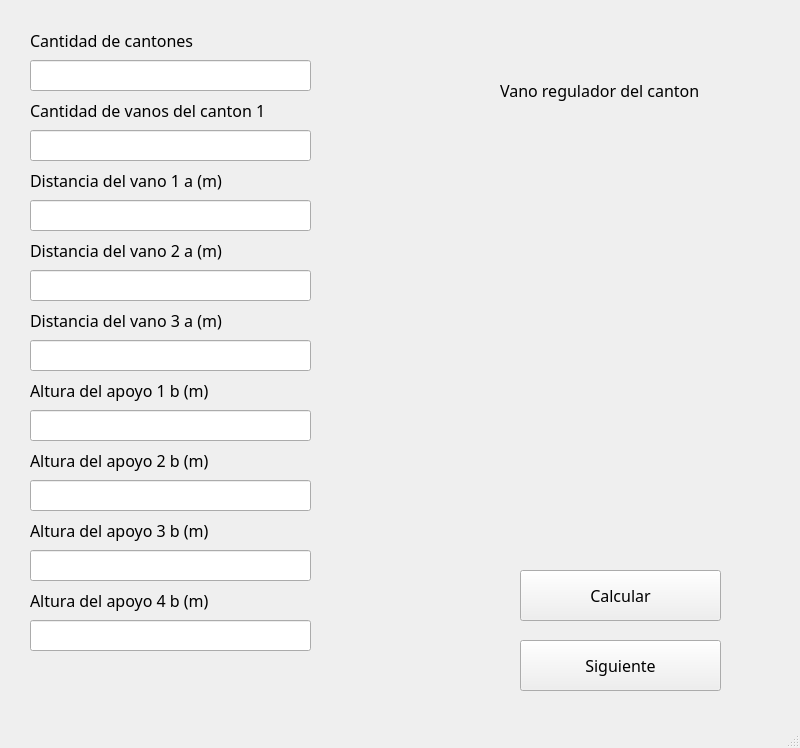
<?xml version="1.0" encoding="UTF-8"?>
<ui version="4.0">
 <class>cantones</class>
 <widget class="QMainWindow" name="cantones">
  <property name="geometry">
   <rect>
    <x>0</x>
    <y>0</y>
    <width>800</width>
    <height>748</height>
   </rect>
  </property>
  <property name="windowTitle">
   <string>MainWindow</string>
  </property>
  <widget class="QWidget" name="centralwidget">
   <widget class="QLabel" name="label_4">
    <property name="geometry">
     <rect>
      <x>30</x>
      <y>20</y>
      <width>441</width>
      <height>41</height>
     </rect>
    </property>
    <property name="font">
     <font>
      <family>Poppins</family>
      <pointsize>12</pointsize>
     </font>
    </property>
    <property name="text">
     <string>Cantidad de cantones</string>
    </property>
   </widget>
   <widget class="QLabel" name="label_5">
    <property name="geometry">
     <rect>
      <x>30</x>
      <y>90</y>
      <width>441</width>
      <height>41</height>
     </rect>
    </property>
    <property name="font">
     <font>
      <family>Poppins</family>
      <pointsize>12</pointsize>
     </font>
    </property>
    <property name="text">
     <string>Cantidad de vanos del canton 1</string>
    </property>
   </widget>
   <widget class="QLabel" name="label_6">
    <property name="geometry">
     <rect>
      <x>30</x>
      <y>160</y>
      <width>441</width>
      <height>41</height>
     </rect>
    </property>
    <property name="font">
     <font>
      <family>Poppins</family>
      <pointsize>12</pointsize>
     </font>
    </property>
    <property name="text">
     <string>Distancia del vano 1 a (m) </string>
    </property>
   </widget>
   <widget class="QLabel" name="label_7">
    <property name="geometry">
     <rect>
      <x>30</x>
      <y>230</y>
      <width>441</width>
      <height>41</height>
     </rect>
    </property>
    <property name="font">
     <font>
      <family>Poppins</family>
      <pointsize>12</pointsize>
     </font>
    </property>
    <property name="text">
     <string>Distancia del vano 2 a (m) </string>
    </property>
   </widget>
   <widget class="QLabel" name="label_8">
    <property name="geometry">
     <rect>
      <x>30</x>
      <y>300</y>
      <width>441</width>
      <height>41</height>
     </rect>
    </property>
    <property name="font">
     <font>
      <family>Poppins</family>
      <pointsize>12</pointsize>
     </font>
    </property>
    <property name="text">
     <string>Distancia del vano 3 a (m) </string>
    </property>
   </widget>
   <widget class="QLabel" name="label_9">
    <property name="geometry">
     <rect>
      <x>30</x>
      <y>370</y>
      <width>441</width>
      <height>41</height>
     </rect>
    </property>
    <property name="font">
     <font>
      <family>Poppins</family>
      <pointsize>12</pointsize>
     </font>
    </property>
    <property name="text">
     <string>Altura del apoyo 1 b (m)</string>
    </property>
   </widget>
   <widget class="QLabel" name="label_10">
    <property name="geometry">
     <rect>
      <x>30</x>
      <y>440</y>
      <width>441</width>
      <height>41</height>
     </rect>
    </property>
    <property name="font">
     <font>
      <family>Poppins</family>
      <pointsize>12</pointsize>
     </font>
    </property>
    <property name="text">
     <string>Altura del apoyo 2 b (m)</string>
    </property>
   </widget>
   <widget class="QLabel" name="label_11">
    <property name="geometry">
     <rect>
      <x>30</x>
      <y>510</y>
      <width>441</width>
      <height>41</height>
     </rect>
    </property>
    <property name="font">
     <font>
      <family>Poppins</family>
      <pointsize>12</pointsize>
     </font>
    </property>
    <property name="text">
     <string>Altura del apoyo 3 b (m)</string>
    </property>
   </widget>
   <widget class="QLabel" name="label_12">
    <property name="geometry">
     <rect>
      <x>30</x>
      <y>580</y>
      <width>441</width>
      <height>41</height>
     </rect>
    </property>
    <property name="font">
     <font>
      <family>Poppins</family>
      <pointsize>12</pointsize>
     </font>
    </property>
    <property name="text">
     <string>Altura del apoyo 4 b (m)</string>
    </property>
   </widget>
   <widget class="QPushButton" name="calculo">
    <property name="geometry">
     <rect>
      <x>520</x>
      <y>570</y>
      <width>201</width>
      <height>51</height>
     </rect>
    </property>
    <property name="font">
     <font>
      <family>Poppins</family>
      <pointsize>12</pointsize>
     </font>
    </property>
    <property name="text">
     <string>Calcular</string>
    </property>
   </widget>
   <widget class="QPushButton" name="siguiente">
    <property name="geometry">
     <rect>
      <x>520</x>
      <y>640</y>
      <width>201</width>
      <height>51</height>
     </rect>
    </property>
    <property name="font">
     <font>
      <family>Poppins</family>
      <pointsize>12</pointsize>
     </font>
    </property>
    <property name="text">
     <string>Siguiente</string>
    </property>
   </widget>
   <widget class="QLabel" name="label_13">
    <property name="geometry">
     <rect>
      <x>500</x>
      <y>70</y>
      <width>261</width>
      <height>41</height>
     </rect>
    </property>
    <property name="font">
     <font>
      <family>Poppins</family>
      <pointsize>12</pointsize>
     </font>
    </property>
    <property name="text">
     <string>Vano regulador del canton</string>
    </property>
   </widget>
   <widget class="QLabel" name="resultado">
    <property name="geometry">
     <rect>
      <x>500</x>
      <y>120</y>
      <width>261</width>
      <height>41</height>
     </rect>
    </property>
    <property name="font">
     <font>
      <family>Poppins</family>
      <pointsize>12</pointsize>
     </font>
    </property>
    <property name="text">
     <string/>
    </property>
   </widget>
   <widget class="QLineEdit" name="cantidad">
    <property name="geometry">
     <rect>
      <x>30</x>
      <y>60</y>
      <width>281</width>
      <height>31</height>
     </rect>
    </property>
   </widget>
   <widget class="QLineEdit" name="cantidadvanos">
    <property name="geometry">
     <rect>
      <x>30</x>
      <y>130</y>
      <width>281</width>
      <height>31</height>
     </rect>
    </property>
   </widget>
   <widget class="QLineEdit" name="vano1">
    <property name="geometry">
     <rect>
      <x>30</x>
      <y>200</y>
      <width>281</width>
      <height>31</height>
     </rect>
    </property>
   </widget>
   <widget class="QLineEdit" name="vano2">
    <property name="geometry">
     <rect>
      <x>30</x>
      <y>270</y>
      <width>281</width>
      <height>31</height>
     </rect>
    </property>
   </widget>
   <widget class="QLineEdit" name="vano3">
    <property name="geometry">
     <rect>
      <x>30</x>
      <y>340</y>
      <width>281</width>
      <height>31</height>
     </rect>
    </property>
   </widget>
   <widget class="QLineEdit" name="altura1">
    <property name="geometry">
     <rect>
      <x>30</x>
      <y>410</y>
      <width>281</width>
      <height>31</height>
     </rect>
    </property>
   </widget>
   <widget class="QLineEdit" name="altura2">
    <property name="geometry">
     <rect>
      <x>30</x>
      <y>480</y>
      <width>281</width>
      <height>31</height>
     </rect>
    </property>
   </widget>
   <widget class="QLineEdit" name="altura3">
    <property name="geometry">
     <rect>
      <x>30</x>
      <y>550</y>
      <width>281</width>
      <height>31</height>
     </rect>
    </property>
   </widget>
   <widget class="QLineEdit" name="altura4">
    <property name="geometry">
     <rect>
      <x>30</x>
      <y>620</y>
      <width>281</width>
      <height>31</height>
     </rect>
    </property>
   </widget>
  </widget>
  <widget class="QMenuBar" name="menubar">
   <property name="geometry">
    <rect>
     <x>0</x>
     <y>0</y>
     <width>800</width>
     <height>21</height>
    </rect>
   </property>
  </widget>
  <widget class="QStatusBar" name="statusbar"/>
 </widget>
 <resources/>
 <connections/>
</ui>
